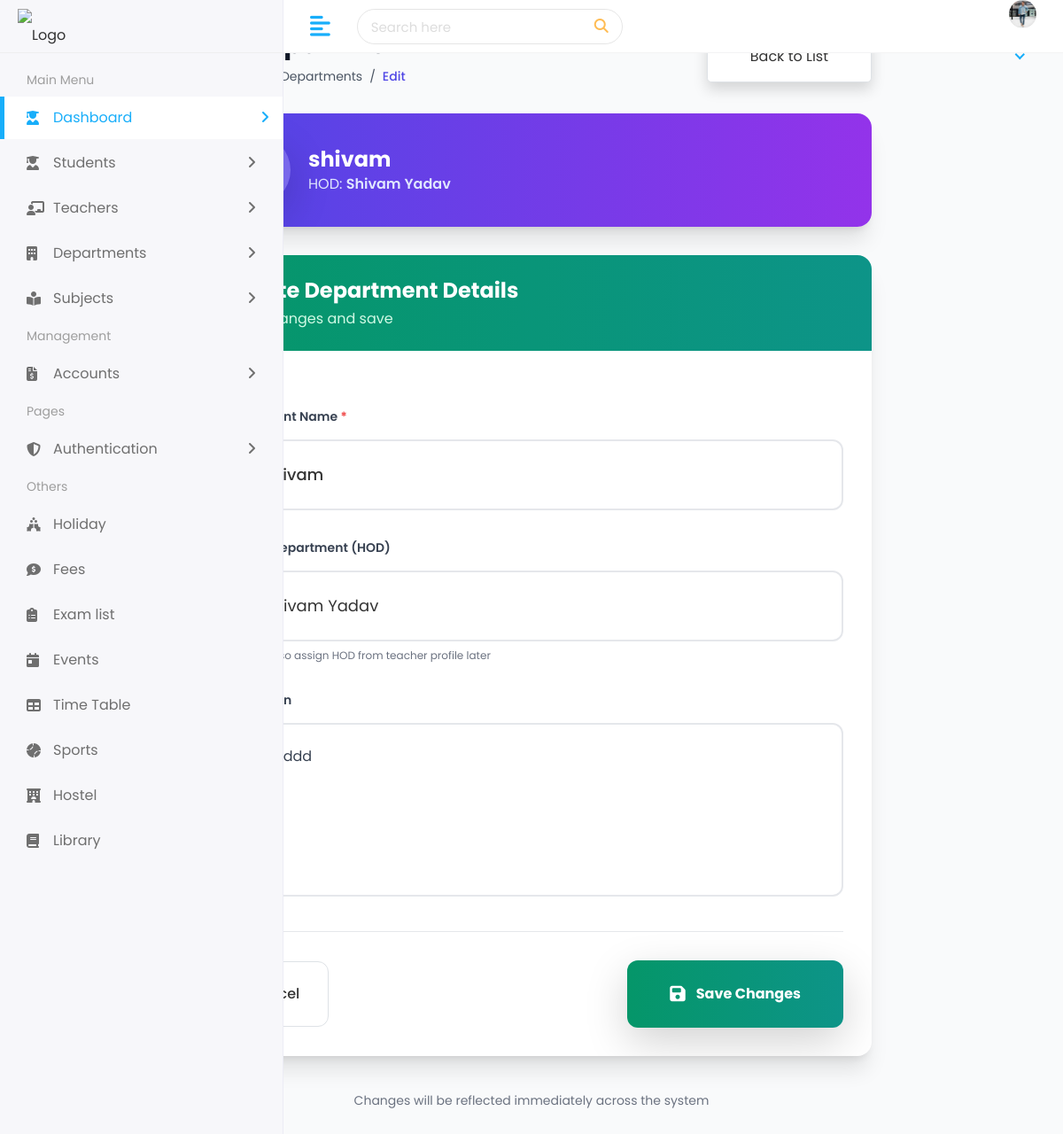
The page /student/departments/4/edit/ (signed in) on the database its author committed.
### school/models.py (models this page shows, shortened)
class AdminProfile(models.Model):
	user = models.OneToOneField(User, on_delete=models.CASCADE, related_name='admin_profile')
	image = models.ImageField(upload_to='admins/', blank=True, null=True)
	mobile = models.CharField(max_length=20, blank=True)
	address = models.TextField(blank=True)
	joining_date = models.DateField(blank=True, null=True)

### student/models.py (models this page shows, shortened)
class Department(models.Model):
    name = models.CharField(max_length=200)
    head = models.CharField(max_length=200, blank=True, null=True)
    description = models.TextField(blank=True, null=True)
    created_at = models.DateTimeField(auto_now_add=True)

### student/views.py (the view)
    def wrapper(request, *args, **kwargs):
        if not request.user.is_authenticated or not request.user.is_superuser:
            messages.error(request, 'You do not have permission to perform this action. Only superusers can add, edit, or delete records.')
            return redirect('index')
        return view_func(request, *args, **kwargs)

### student/views.py (called while the page is built, shortened)
def superuser_required(view_func):
    def wrapper(request, *args, **kwargs):
        if not request.user.is_authenticated or not request.user.is_superuser:
            messages.error(request, 'You do not have permission to perform this action. Only superusers can add, edit, or delete records.')
            return redirect('index')
        return view_func(request, *args, **kwargs)
    return wrapper

@superuser_required
def edit_department_view(request, id=None):
    dept = get_object_or_404(Department, id=id)
    if request.user.is_authenticated:
        unread_notifications = Notification.objects.filter(user=request.user, is_read=False)
        unread_count = unread_notifications.count()
    else:
        unread_notifications = []
        unread_count = 0
    context = {
        'department': dept,
        'unread_notification': unread_notifications,
        'unread_notification_count': unread_count,
        'user': request.user,
    }
    return render(request, 'edit-department.html', context)

### templates/edit-department.html (shortened to what this page needs)
{% extends 'Home/base.html' %}
{% load static %}
{% block body %}
<div class="min-h-screen bg-gray-50 py-8 px-4">
    <div class="max-w-3xl mx-auto">
        <div class="flex items-center justify-between mb-8">
            <div>
                <h1 class="text-3xl font-bold text-gray-900">Edit Department</h1>
                <nav class="flex mt-2 text-sm text-gray-600">
                    <a href="{% url 'dashboard' %}" class="hover:text-indigo-600">Dashboard</a>
                    <span class="mx-2">/</span>
                    <a href="{% url 'departments' %}" class="hover:text-indigo-600">Departments</a>
                    <span class="mx-2">/</span>
                    <span class="text-indigo-600 font-medium">Edit</span>
                </nav>
            </div>
            <a href="{% url 'departments' %}"
               class="px-5 py-3 bg-white border border-gray-300 rounded-lg shadow hover:bg-gray-50 flex items-center space-x-2 transition">
                Back to List
            </a>
        </div>
        <div class="bg-white rounded-2xl shadow-xl overflow-hidden mb-8">
            <div class="bg-gradient-to-r from-indigo-600 to-purple-600 px-8 py-6">
                <div class="flex items-center space-x-5">
                    <div class="w-20 h-20 bg-white/20 backdrop-blur rounded-full flex items-center justify-center text-3xl font-bold text-white shadow-lg">
                    </div>
                    <div>
                        <h2 class="text-2xl font-bold text-white">{{ department.name }}</h2>
                        {% if department.head %}
                            <p class="text-indigo-100">HOD: <span class="font-semibold">{{ department.head }}</span></p>
                        {% else %}
                            <p class="text-indigo-200 italic">No HOD assigned</p>
                        {% endif %}
                    </div>
                </div>
            </div>
        </div>
        <div class="bg-white rounded-2xl shadow-xl overflow-hidden">
            <div class="bg-gradient-to-r from-emerald-600 to-teal-600 px-8 py-6">
                <h2 class="text-2xl font-bold text-white flex items-center">
                    Update Department Details
                </h2>
                <p class="text-emerald-100 mt-1">Make changes and save</p>
            </div>
            <form method="POST" class="p-8 space-y-8">
                <div class="relative">
                    <label class="block text-sm font-semibold text-gray-700 mb-3">
                        Department Name <span class="text-red-500">*</span>
                    </label>
                    <div class="relative">
                        <div class="absolute inset-y-0 left-0 pl-4 flex items-center pointer-events-none">
                        </div>
                        <input
                            type="text"
                            name="name"
                            value="{{ department.name }}"
                            required
                            class="w-full pl-12 pr-4 py-4 border-2 border-gray-200 rounded-xl focus:border-emerald-500 focus:ring-4 focus:ring-emerald-100 transition duration-200 text-lg font-medium"
                        >
                    </div>
                </div>
                <div class="relative">
                    <label class="block text-sm font-semibold text-gray-700 mb-3">
                        Head of Department (HOD)
                    </label>
                    <div class="relative">
                        <div class="absolute inset-y-0 left-0 pl-4 flex items-center pointer-events-none">
                        </div>
                        <input
                            type="text"
                            name="head"
                            value="{{ department.head }}"
                            placeholder="Leave empty if not assigned"
                            class="w-full pl-12 pr-4 py-4 border-2 border-gray-200 rounded-xl focus:border-purple-500 focus:ring-4 focus:ring-purple-100 transition duration-200 text-lg"
                        >
                    </div>
                    <p class="text-xs text-gray-500 mt-2 ml-1">You can also assign HOD from teacher profile later</p>
                </div>
                <div>
                    <label class="block text-sm font-semibold text-gray-700 mb-3">
                    </label>
                    <textarea
                        name="description"
                        rows="6"
                        placeholder="Update description about this department..."
                        class="w-full px-5 py-4 border-2 border-gray-200 rounded-xl focus:border-emerald-500 focus:ring-4 focus:ring-emerald-100 transition duration-200 resize-none text-gray-700"
                    >{{ department.description }}</textarea>
                </div>
                <div class="flex items-center justify-between pt-8 border-t border-gray-200">
                    <a href="{% url 'departments' %}"
                       class="px-8 py-4 border border-gray-300 rounded-xl hover:bg-gray-50 font-medium transition">
                    </a>
                    <button type="submit"
                            class="px-12 py-4 bg-gradient-to-r from-emerald-600 to-teal-600 hover:from-emerald-700 hover:to-teal-700 text-white font-bold rounded-xl shadow-lg transform hover:scale-105 transition duration-300 flex items-center space-x-3">
                        <i class="fas fa-save text-xl"></i>
                        <span>Save Changes</span>
                    </button>
                </div>
            </form>
        </div>
        <div class="mt-10 text-center">
            <p class="text-sm text-gray-500">
                Changes will be reflected immediately across the system
            </p>
        </div>
    </div>
</div>
<script src="https://cdn.tailwindcss.com"></script>
{% endblock %}

### templates/Home/base.html (shortened to what this page needs)
{% load static %}
<!DOCTYPE html>
<html lang="en">
   <head>
      <link rel="stylesheet" href="{% static 'assets/plugins/bootstrap/css/bootstrap.min.css' %}">
      <link rel="stylesheet" href="{% static 'assets/plugins/fontawesome/css/fontawesome.min.css' %}">
      <link rel="stylesheet" href="{% static 'assets/plugins/fontawesome/css/all.min.css' %}">
      <link rel="stylesheet" href="{% static 'assets/css/style.css' %}">
   </head>
   <body>
      <div class="main-wrapper">
         <div class="header">
            <div class="header-left">
               <a href="{% url 'index' %}" class="logo">
               <img src="https://skoolapp.com/wp-content/uploads/2018/03/website-attandence-features-page.png" alt="Logo" width="150" height="100">
               </a>
            </div>
            <a href="javascript:void(0);" id="toggle_btn">
            <i class="fas fa-align-left"></i>
            </a>
            <div class="top-nav-search">
               <form>
                  <input type="text" class="form-control" placeholder="Search here">
                  <button class="btn" type="submit"><i class="fas fa-search"></i></button>
               </form>
            </div>
            <ul class="nav user-menu">
               <li class="nav-item dropdown noti-dropdown">
                  <a href="#" class="dropdown-toggle nav-link" data-toggle="dropdown">
                  </a>
               </li>
               <li class="nav-item dropdown has-arrow">
                           <a href="#" class="dropdown-toggle nav-link" data-toggle="dropdown">
                           <span class="user-img">
                              {% if user.is_authenticated and user.admin_profile.image %}
                                 <img class="rounded-circle" src="{{ user.admin_profile.image.url }}" width="31" alt="{{ user.username }}">
                              {% else %}
                                 <img class="rounded-circle" src="{% static 'assets/img/profiles/avatar-01.jpg' %}" width="31" alt="{{ user.username }}">
                              {% endif %}
                           </span>
                           </a>
               </li>
            </ul>
         </div>
         <div class="sidebar" id="sidebar">
            <div class="sidebar-inner slimscroll">
               <div id="sidebar-menu" class="sidebar-menu">
                  <ul>
                     <li class="menu-title">
                        <span>Main Menu</span>
                     </li>
                     <li class="submenu active">
                        <a href="#"><i class="fas fa-user-graduate"></i> <span> Dashboard</span> <span class="menu-arrow"></span></a>
                     </li>
                     <li class="submenu">
                        <a href="#"><i class="fas fa-user-graduate"></i> <span> Students</span> <span class="menu-arrow"></span></a>
                     </li>
                     <li class="submenu">
                        <a href="#"><i class="fas fa-chalkboard-teacher"></i> <span> Teachers</span> <span class="menu-arrow"></span></a>
                     </li>
                     <li class="submenu">
                        <a href="#"><i class="fas fa-building"></i> <span> Departments</span> <span class="menu-arrow"></span></a>
                     </li>
                     <li class="submenu">
                        <a href="#"><i class="fas fa-book-reader"></i> <span> Subjects</span> <span class="menu-arrow"></span></a>
                     </li>
                     <li class="menu-title">
                        <span>Management</span>
                     </li>
                     <li class="submenu">
                        <a href="#"><i class="fas fa-file-invoice-dollar"></i> <span> Accounts</span> <span class="menu-arrow"></span></a>
                     </li>
                     <li class="menu-title">
                        <span>Pages</span>
                     </li>
                        <li class="submenu">
                        <a href="#"><i class="fas fa-shield-alt"></i> <span> Authentication </span> <span class="menu-arrow"></span></a>
                     </li>
                     <li class="menu-title">
                        <span>Others</span>
                     <li>
                        <a href="{% url 'holiday' %}"><i class="fas fa-holly-berry"></i> <span>Holiday</span></a>
                     </li>
                     <li>
                        <a href="{% url 'fees' %}"><i class="fas fa-comment-dollar"></i> <span>Fees</span></a>
                     </li>
                     <li>
                        <a href="{% url 'exam' %}"><i class="fas fa-clipboard-list"></i> <span>Exam list</span></a>
                     </li>
                     <li>
                        <a href="{% url 'event_list' %}"><i class="fas fa-calendar-day"></i> <span>Events</span></a>
                     </li>
                     <li>
                        <a href="{% url 'time_table' %}"><i class="fas fa-table"></i> <span>Time Table</span></a>
                     </li>
                       <li>
                           <a href="{% url 'sports' %}"><i class="fas fa-baseball-ball"></i> <span>Sports</span></a>
                        </li>
                        <li>
                           <a href="{% url 'hostel' %}"><i class="fas fa-hotel"></i> <span>Hostel</span></a>
                        </li>
                     <li>
                        <a href="{% url 'library' %}"><i class="fas fa-book"></i> <span>Library</span></a>
                     </li>
               </div>
            </div>
         </div>
         {% block body %}
         {% endblock %}
      </div>
   </body>
  </html>

### rows shown on the page
Department: name "shivam", head "Shivam Yadav", description "ddddd"
